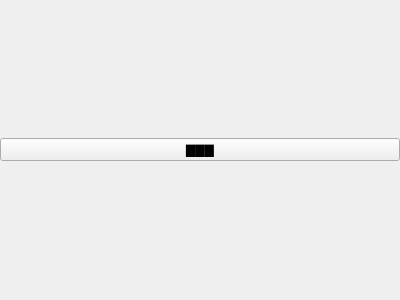
<?xml version="1.0" encoding="UTF-8"?>
<ui version="4.0">
 <class>ColorTuner</class>
 <widget class="QWidget" name="ColorTuner">
  <property name="geometry">
   <rect>
    <x>0</x>
    <y>0</y>
    <width>400</width>
    <height>300</height>
   </rect>
  </property>
  <property name="windowTitle">
   <string>Form</string>
  </property>
  <layout class="QVBoxLayout" name="verticalLayout">
   <property name="leftMargin">
    <number>0</number>
   </property>
   <property name="topMargin">
    <number>0</number>
   </property>
   <property name="rightMargin">
    <number>0</number>
   </property>
   <property name="bottomMargin">
    <number>0</number>
   </property>
   <item>
    <widget class="QPushButton" name="btn">
     <property name="text">
      <string>▇▇▇</string>
     </property>
     <property name="flat">
      <bool>false</bool>
     </property>
    </widget>
   </item>
  </layout>
 </widget>
 <resources/>
 <connections/>
</ui>
